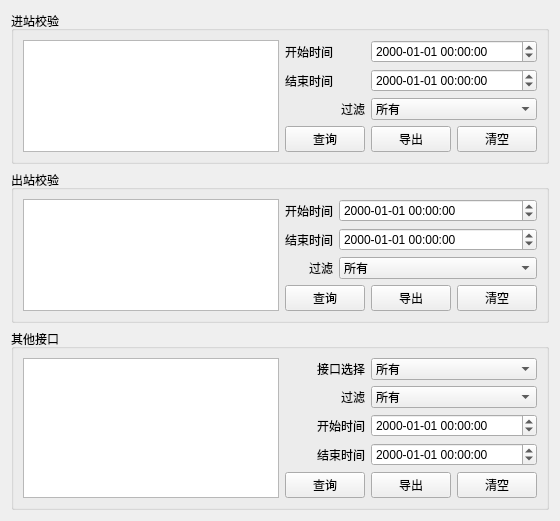
          <widget class="QWidget" name="tab_meslogs">
           <attribute name="title">
            <string>MES接口日志</string>
           </attribute>
           <layout class="QGridLayout" name="gridLayout_23">
            <item row="0" column="0">
             <widget class="QGroupBox" name="groupBox_20">
              <property name="title">
               <string>进站校验</string>
              </property>
              <layout class="QGridLayout" name="gridLayout_16">
               <item row="0" column="0" rowspan="4">
                <widget class="QTableView" name="tbvcellin"/>
               </item>
               <item row="0" column="1">
                <widget class="QLabel" name="label_206">
                 <property name="text">
                  <string>开始时间</string>
                 </property>
                </widget>
               </item>
               <item row="0" column="2" colspan="2">
                <widget class="QDateTimeEdit" name="dteCellInStart">
                 <property name="sizePolicy">
                  <sizepolicy hsizetype="Preferred" vsizetype="Fixed">
                   <horstretch>0</horstretch>
                   <verstretch>0</verstretch>
                  </sizepolicy>
                 </property>
                 <property name="displayFormat">
                  <string>yyyy-MM-dd HH:mm:ss</string>
                 </property>
                </widget>
               </item>
               <item row="1" column="1">
                <widget class="QLabel" name="label_207">
                 <property name="text">
                  <string>结束时间</string>
                 </property>
                </widget>
               </item>
               <item row="1" column="2" colspan="2">
                <widget class="QDateTimeEdit" name="dteCellInEnd">
                 <property name="sizePolicy">
                  <sizepolicy hsizetype="Preferred" vsizetype="Fixed">
                   <horstretch>0</horstretch>
                   <verstretch>0</verstretch>
                  </sizepolicy>
                 </property>
                 <property name="displayFormat">
                  <string>yyyy-MM-dd HH:mm:ss</string>
                 </property>
                </widget>
               </item>
               <item row="2" column="1">
                <widget class="QLabel" name="label_213">
                 <property name="text">
                  <string>过滤</string>
                 </property>
                 <property name="alignment">
                  <set>Qt::AlignRight|Qt::AlignTrailing|Qt::AlignVCenter</set>
                 </property>
                </widget>
               </item>
               <item row="2" column="2" colspan="2">
                <widget class="QComboBox" name="cmbCellInFilter">
                 <item>
                  <property name="text">
                   <string>所有</string>
                  </property>
                 </item>
                 <item>
                  <property name="text">
                   <string>非超时</string>
                  </property>
                 </item>
                 <item>
                  <property name="text">
                   <string>超时</string>
                  </property>
                 </item>
                </widget>
               </item>
               <item row="3" column="1">
                <widget class="QPushButton" name="btCellInQuerry">
                 <property name="text">
                  <string>查询</string>
                 </property>
                </widget>
               </item>
               <item row="3" column="2">
                <widget class="QPushButton" name="btCellInExport">
                 <property name="text">
                  <string>导出</string>
                 </property>
                </widget>
               </item>
               <item row="3" column="3">
                <widget class="QPushButton" name="btCellInClear">
                 <property name="text">
                  <string>清空</string>
                 </property>
                </widget>
               </item>
              </layout>
             </widget>
            </item>
            <item row="1" column="0">
             <widget class="QGroupBox" name="groupBox_22">
              <property name="title">
               <string>出站校验</string>
              </property>
              <layout class="QGridLayout" name="gridLayout_17">
               <item row="0" column="0" rowspan="4">
                <widget class="QTableView" name="tbvcellout"/>
               </item>
               <item row="0" column="1">
                <widget class="QLabel" name="label_208">
                 <property name="text">
                  <string>开始时间</string>
                 </property>
                </widget>
               </item>
               <item row="0" column="2" colspan="3">
                <widget class="QDateTimeEdit" name="dteCellOutStart">
                 <property name="sizePolicy">
                  <sizepolicy hsizetype="Preferred" vsizetype="Fixed">
                   <horstretch>0</horstretch>
                   <verstretch>0</verstretch>
                  </sizepolicy>
                 </property>
                 <property name="displayFormat">
                  <string>yyyy-MM-dd HH:mm:ss</string>
                 </property>
                </widget>
               </item>
               <item row="1" column="1">
                <widget class="QLabel" name="label_209">
                 <property name="text">
                  <string>结束时间</string>
                 </property>
                </widget>
               </item>
               <item row="1" column="2" colspan="3">
                <widget class="QDateTimeEdit" name="dteCellOutEnd">
                 <property name="sizePolicy">
                  <sizepolicy hsizetype="Preferred" vsizetype="Fixed">
                   <horstretch>0</horstretch>
                   <verstretch>0</verstretch>
                  </sizepolicy>
                 </property>
                 <property name="displayFormat">
                  <string>yyyy-MM-dd HH:mm:ss</string>
                 </property>
                </widget>
               </item>
               <item row="2" column="1">
                <widget class="QLabel" name="label_214">
                 <property name="text">
                  <string>过滤</string>
                 </property>
                 <property name="alignment">
                  <set>Qt::AlignRight|Qt::AlignTrailing|Qt::AlignVCenter</set>
                 </property>
                </widget>
               </item>
               <item row="2" column="2" colspan="3">
                <widget class="QComboBox" name="cmbCellOutFilter">
                 <item>
                  <property name="text">
                   <string>所有</string>
                  </property>
                 </item>
                 <item>
                  <property name="text">
                   <string>非超时</string>
                  </property>
                 </item>
                 <item>
                  <property name="text">
                   <string>超时</string>
                  </property>
                 </item>
                </widget>
               </item>
               <item row="3" column="1" colspan="2">
                <widget class="QPushButton" name="btCellOutQuerry">
                 <property name="text">
                  <string>查询</string>
                 </property>
                </widget>
               </item>
               <item row="3" column="3">
                <widget class="QPushButton" name="btCellOutExport">
                 <property name="text">
                  <string>导出</string>
                 </property>
                </widget>
               </item>
               <item row="3" column="4">
                <widget class="QPushButton" name="btCellOutClear">
                 <property name="text">
                  <string>清空</string>
                 </property>
                </widget>
               </item>
              </layout>
             </widget>
            </item>
            <item row="2" column="0">
             <widget class="QGroupBox" name="groupBox_23">
              <property name="title">
               <string>其他接口</string>
              </property>
              <layout class="QGridLayout" name="gridLayout_20">
               <item row="0" column="0" rowspan="5">
                <widget class="QTableView" name="tbvothers"/>
               </item>
               <item row="0" column="1">
                <widget class="QLabel" name="label_210">
                 <property name="text">
                  <string>接口选择</string>
                 </property>
                 <property name="alignment">
                  <set>Qt::AlignRight|Qt::AlignTrailing|Qt::AlignVCenter</set>
                 </property>
                </widget>
               </item>
               <item row="0" column="2" colspan="2">
                <widget class="QComboBox" name="cmbInterface">
                 <item>
                  <property name="text">
                   <string>所有</string>
                  </property>
                 </item>
                 <item>
                  <property name="text">
                   <string>工艺参数申请</string>
                  </property>
                 </item>
                 <item>
                  <property name="text">
                   <string>配方验证</string>
                  </property>
                 </item>
                 <item>
                  <property name="text">
                   <string>设备参数校验</string>
                  </property>
                 </item>
                 <item>
                  <property name="text">
                   <string>获取工单信息</string>
                  </property>
                 </item>
                 <item>
                  <property name="text">
                   <string>获取工单队列</string>
                  </property>
                 </item>
                 <item>
                  <property name="text">
                   <string>不良品反馈</string>
                  </property>
                 </item>
                </widget>
               </item>
               <item row="1" column="1">
                <widget class="QLabel" name="label_215">
                 <property name="text">
                  <string>过滤</string>
                 </property>
                 <property name="alignment">
                  <set>Qt::AlignRight|Qt::AlignTrailing|Qt::AlignVCenter</set>
                 </property>
                </widget>
               </item>
               <item row="1" column="2" colspan="2">
                <widget class="QComboBox" name="cmbInterfaceFilter">
                 <item>
                  <property name="text">
                   <string>所有</string>
                  </property>
                 </item>
                 <item>
                  <property name="text">
                   <string>非超时</string>
                  </property>
                 </item>
                 <item>
                  <property name="text">
                   <string>超时</string>
                  </property>
                 </item>
                </widget>
               </item>
               <item row="2" column="1">
                <widget class="QLabel" name="label_212">
                 <property name="text">
                  <string>开始时间</string>
                 </property>
                 <property name="alignment">
                  <set>Qt::AlignRight|Qt::AlignTrailing|Qt::AlignVCenter</set>
                 </property>
                </widget>
               </item>
               <item row="2" column="2" colspan="2">
                <widget class="QDateTimeEdit" name="dteInterfaceStart">
                 <property name="sizePolicy">
                  <sizepolicy hsizetype="Preferred" vsizetype="Fixed">
                   <horstretch>0</horstretch>
                   <verstretch>0</verstretch>
                  </sizepolicy>
                 </property>
                 <property name="displayFormat">
                  <string>yyyy-MM-dd HH:mm:ss</string>
                 </property>
                </widget>
               </item>
               <item row="3" column="1">
                <widget class="QLabel" name="label_211">
                 <property name="text">
                  <string>结束时间</string>
                 </property>
                 <property name="alignment">
                  <set>Qt::AlignRight|Qt::AlignTrailing|Qt::AlignVCenter</set>
                 </property>
                </widget>
               </item>
               <item row="3" column="2" colspan="2">
                <widget class="QDateTimeEdit" name="dteInterfaceEnd">
                 <property name="sizePolicy">
                  <sizepolicy hsizetype="Preferred" vsizetype="Fixed">
                   <horstretch>0</horstretch>
                   <verstretch>0</verstretch>
                  </sizepolicy>
                 </property>
                 <property name="displayFormat">
                  <string>yyyy-MM-dd HH:mm:ss</string>
                 </property>
                </widget>
               </item>
               <item row="4" column="1">
                <widget class="QPushButton" name="btInterfaceQuerry">
                 <property name="text">
                  <string>查询</string>
                 </property>
                </widget>
               </item>
               <item row="4" column="2">
                <widget class="QPushButton" name="btInterfaceExport">
                 <property name="text">
                  <string>导出</string>
                 </property>
                </widget>
               </item>
               <item row="4" column="3">
                <widget class="QPushButton" name="btInterfaceClear">
                 <property name="text">
                  <string>清空</string>
                 </property>
                </widget>
               </item>
              </layout>
             </widget>
            </item>
           </layout>
          </widget>
